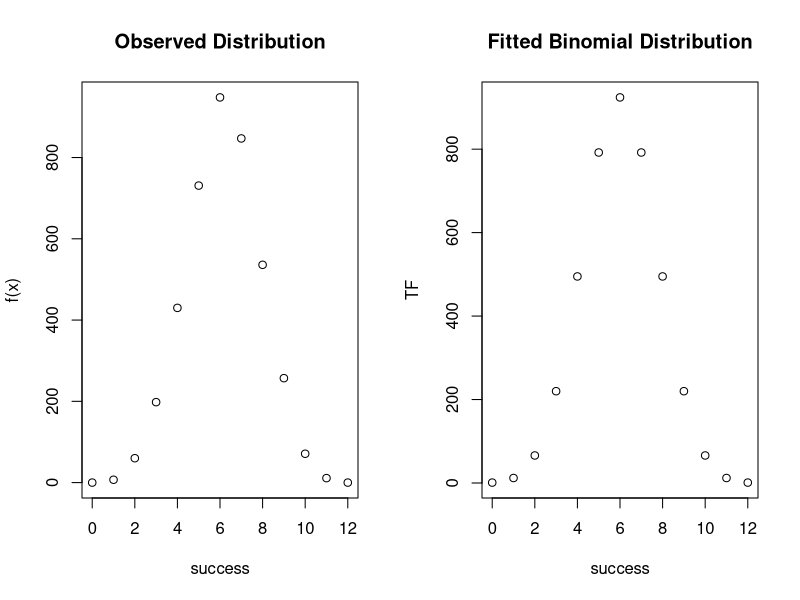

The R source for this figure:
## ---- chunk 1
knitr::opts_chunk$set(echo = TRUE)
## ---- chunk 2
# create input parameters
p=3/6
Observed=c(0 ,7, 60,198,430,731,948,847,536, 257, 71,11, 0)
success=seq(0,12,1)
N=sum(Observed)
## ---- chunk 3
#calculating theoretical frequencies
TF=round(N*dbinom(success,size=12,prob=p),2)
TF
## ---- chunk 4
par(mfrow=c(1,2))
plot(success,Observed,xlab="success",ylab="f(x)")
title("Observed Distribution")
plot(success,TF,xlab="success",ylab="TF")
title("Fitted Binomial Distribution")
## ---- chunk 5
Fit=data.frame(Success=success,Observed,Fitted_binom=TF)
knitr::kable(
  Fit, caption = 'The binomial fitting table',
  booktabs = TRUE)
